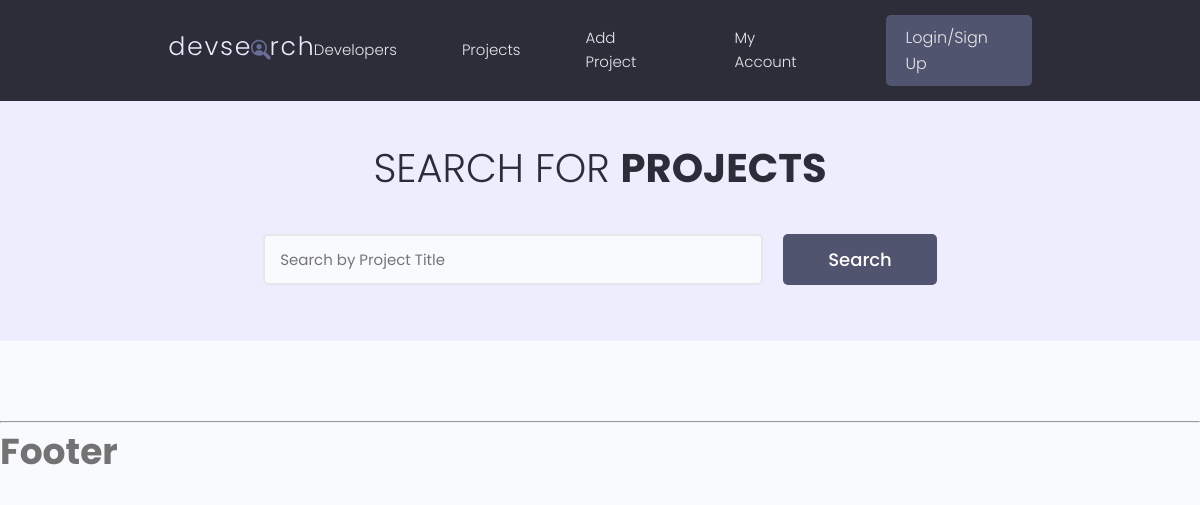
The page /projects/ on the database as committed earlier.
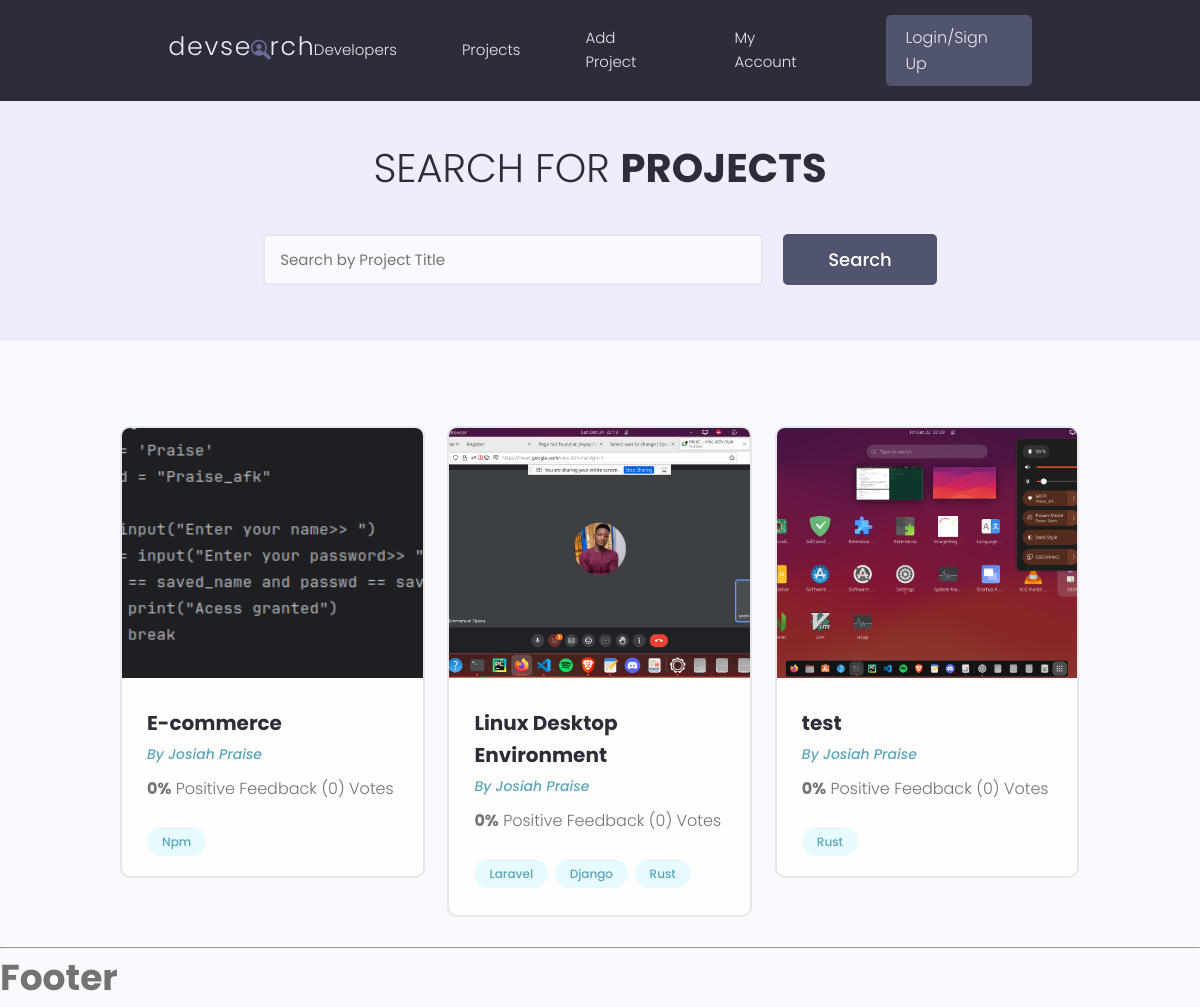
The same page on the database as committed later.
### projects/models.py (models this page shows, shortened)
class Project(models.Model):
    title = models.CharField(max_length=200)
    description = models.TextField(blank=True, null=True)
    demo_link = models.URLField(max_length=2000, null=True, blank=True)
    source_link = models.URLField(max_length=2000, null=True, blank=True)
    tags = models.ManyToManyField('Tag')
    vote_total = models.IntegerField(default=0, null=True, blank=True)
    vote_ratio = models.IntegerField(default=0, null=True, blank=True)
    image = models.ImageField(upload_to= 'project_photos', default='default.png', blank=True, null=True)
    created = models.DateTimeField(auto_now_add=True)
    id = models.UUIDField(default=uuid.uuid4, editable=False, unique=True, primary_key=True)
    def get_absolute_url(self):
        return reverse("projects:project_detail", kwargs={"pk": self.id})

class Tag(models.Model):
    name = models.CharField(max_length=200)
    created = models.DateTimeField(auto_now_add=True)
    id = models.UUIDField(default=uuid.uuid4, unique=True, editable=False, primary_key=True)
    def __str__(self):
        return self.name

### projects/views.py (the view)
# urls.py: path("", views.ProjectListView.as_view(), name='project_list'),
class ProjectListView(ListView):
    model = Project
    context_object_name = 'projects'
    def get_queryset(self) -> QuerySet[Any]:
        return Project.objects.all().order_by('created')

### projects/templates/projects/project_list.html (shortened to what this page needs)
{% extends 'main.html' %}
{% block content %}
<main class="projects">
    <section class="hero-section text-center">
        <div class="container container--narrow">
            <div class="hero-section__box">
                <h2>Search for <span>Projects</span></h2>
            </div>
            <div class="hero-section__search">
                <form id='searchForm' class="form" action="" method="get">
                    <div class="form__field">
                        <input class="input input--text" id="formInput#search" type="text" name="search_query"
                            placeholder="Search by Project Title" value="" />
                    </div>
                    <input class="btn btn--sub btn--lg" type="submit" value="Search" />
                </form>
            </div>
        </div>
    </section>
    <section class="projectsList">
        <div class="container">
            <div class="grid grid--three">
                {% for project in projects %}
                <div class="column">
                    <div class="card project">
                        <a href="{{project.get_absolute_url}}" class="project">
                            <img class="project__thumbnail" src="{{project.image.url}}" alt="project thumbnail" />
                            <div class="card__body">
                                <h3 class="project__title">{{project.title}}</h3>
                                <p><a class="project__author" href="">By Josiah Praise
                                        </a>
                                </p>
                                <p class="project--rating">
                                    <span style="font-weight: bold;">{{project.vote_ratio}}%</span> Positive
                                    Feedback ({{project.vote_total}}) Vote{{project.vote_total|pluralize:"s"}}
                                </p>
                                <div class="project__tags">
                                    {% for tag in project.tags.all %}
                                    <span class="tag tag--pill tag--main">
                                        <small>{{tag}}</small>
                                    </span>
                                    {% endfor %}
                                </div>
                            </div>
                        </a>
                    </div>
                </div>
                {% endfor %}
            </div>
        </div>
    </section>
</main>
{% endblock content %}

### templates/main.html (shortened to what this page needs)
{% load static %}
<!DOCTYPE html>
<html lang="en">
  <head>
    <link
      rel="stylesheet"
      href="https://cdn.iconmonstr.com/1.3.0/css/iconmonstr-iconic-font.min.css"
    />
    <link rel="stylesheet" href="{% static 'uikit/styles/uikit.css' %}" />
    <link rel="stylesheet" href="{% static 'styles/app.css' %}" />
  </head>
  <body>
    {% include 'navbar.html' %}
    {% block content %}
    {% endblock content %}
    <hr />
    <footer>
      <h2>Footer</h2>
    </footer>
  </body>
</html>

### templates/navbar.html (shortened to what this page needs)
{% load static %}
<header class="header">
    <div class="container container--narrow">
      <a href="{% url 'projects:project_list' %}" class="header__logo">
        <img src="{% static 'images/logo.svg' %}" alt="DevSearch Logo" />
      </a>
      <nav class="header__nav">
        <ul class="header__menu">
          <li class="header__menuItem"><a href="index.html">Developers</a></li>
          <li class="header__menuItem"><a href="projects.html">Projects</a></li>
          <li class="header__menuItem"><a href="{% url 'projects:project_create' %}">Add Project</a></li>
          <li class="header__menuItem"><a href="account.html">My Account</a></li>
          <li class="header__menuItem"><a href="login.html" class="btn btn--sub">Login/Sign Up</a></li>
        </ul>
      </nav>
    </div>
  </header>

### static/styles/app.css (style rules this page uses)
:root { --color-sub: #2d2d39; }
.btn--sub { background-color: var(--color-sub-light); }
.card { border: 2px solid var(--color-light); }
img { width: 100%; }
.header { position: sticky; z-index: 111; background-color: var(--color-sub); padding: 1.5rem 0; }
.header > .container { display: flex; justify-content: space-between; align-items: center; }
.header__logo > img { height: 3.8rem; }
.header__nav > ul { display: inline-flex; align-items: center; list-style: none; gap: 6.5rem; }
.header__menuItem > a { color: var(--color-light); font-weight: 300; }
.hero-section { height: 40vh; display: flex; align-items: center; background-color: var(--color-sub); }
.hero-section__box { margin-bottom: 4rem; }
.hero-section__box > h2, .hero-section__box > h2 > span { font-size: 4rem; color: var(--color-light); line-height: 1.3; text-transform: uppercase; }
.hero-section__box > h2 { font-weight: 300; }
.hero-section__box > h2 > span { font-weight: 700; }
.hero-section__search > .form { display: flex; align-items: center; justify-content: center; gap: 2rem; }
.hero-section__search > .form input.input--text { width: 50rem; }
.project__author { font-size: 1.4rem; font-style: italic; }
.project--rating { margin-bottom: 1.6em; margin-top: .5em; }
.projects > .hero-section { background: var(--color-sub-lighter); height: 30vh; }
.projects .hero-section__box { margin-bottom: 2.5rem; }
.projects .hero-section__box > h2 { color: var(--color-sub); }
.projects .hero-section__box > h2 > span { font-weight: 700; color: var(--color-sub); }
.projectsList { margin-top: 8rem; }
.project__thumbnail { height: 25rem; object-fit: cover; object-position: top center; }
.project__title { font-size: 2rem; font-weight: 700; color: var(--color-sub); }

### static/uikit/styles/modules/_variables.css (style rules this page uses)
:root { --color-main: #5aa5b9; --color-main-light: #e6faff; --color-sub: #3f4156; --color-sub-light: #51546e; --color-sub-lighter: #ededfd; --color-text: #737373; --color-gray: #8b8b8b; --color-light: #e5e7eb; --color-light-gray: #767676; --color-bg: #f8fafd; --color-white: #fffefd; --color-white-light: #f3f3f3; --color-success: #359e64; --color-success-bg: #def8e8; --color-error: #fc4b0b; --color-error-bg: #fff2ee; --font-base: 'Poppins', arial, helvetica, 'Segoe UI', roboto, ubuntu, sans-serif; --font-monospace: 'Fira Code', 'Courier New', courier, monospace; --font-regular: 300; --font-medium: 500; --font-bold: 700; --generic-shadow: 1px 1px 5px #00000010; --generic-transition: all 0.3s ease-in-out; }

### static/uikit/styles/modules/_base.css (style rules this page uses)
* { margin: 0; padding: 0; box-sizing: border-box; text-rendering: optimizeLegibility; color: inherit; font-size: inherit; }
html { font-size: 50%; }
@media only screen and (min-width: 480px) { html { font-size: 56.25%; } }
@media only screen and (min-width: 1200px) { html { font-size: 62.5%; } }
body { line-height: 1.6; font-weight: 400; font-size: 1.5rem; color: var(--color-text); background-color: var(--color-bg); min-height: 100vh; }

### static/uikit/styles/modules/_typography.css (style rules this page uses)
* { font-family: var(--font-base); }
h2 { font-size: 3.6rem; font-weight: var(--font-bold); }
h3 { font-size: 3.2rem; font-weight: var(--font-medium); }
p, span, strong { font-size: 1.6rem; color: var(--color-text); font-weight: var(--font-regular); }
a { padding-bottom: 2px; text-decoration: none; display: inline-block; color: var(--color-main); font-weight: var(--font-medium); }

### static/uikit/styles/modules/_utilities.css (style rules this page uses)
.container { width: 92%; max-width: 165rem; margin: 0 auto; box-sizing: border-box; }
.container--narrow { width: 92%; max-width: 120rem; }
@media screen and (min-width: 1000px) { .container { width: 90%; } }
@media screen and (min-width: 1000px) { .container--narrow { width: 85%; } }
@media screen and (min-width: 1200px) { .container { width: 80%; } }
@media screen and (min-width: 1200px) { .container--narrow { width: 72%; } }
.text-center { text-align: center; }

### static/uikit/styles/modules/_button.css (style rules this page uses)
.btn { display: inline-block; position: relative; cursor: pointer; background-color: var(--color-light); font-weight: var(--font-medium); color: var(--color-sub); text-decoration: none; padding: 1rem 2rem; border-radius: 0.5rem; border: none; width: -webkit-fit-content; width: -moz-fit-content; width: fit-content; height: -webkit-fit-content; height: -moz-fit-content; height: fit-content; font-size: 1.6rem; outline-width: 0; outline-color: transparent; -webkit-backface-visibility: hidden; backface-visibility: hidden; transition: all 0.3s ease-in-out; }
.btn--sub { background-color: var(--color-sub); color: var(--color-white); }
.btn--lg { font-size: 1.8rem; padding: 1.2rem 4.5rem; }

Rows that differ between the two databases and show on the page:
added Project: image (picture), title "E-commerce", vote_ratio "0", vote_total "0"
now on this page (row unchanged): Tag: name "Npm", shown under "E-commerce"
added Project: image (picture), title "Linux Desktop Environment", vote_ratio "0", vote_total "0"
now on this page (row unchanged): Tag: name "Laravel", shown under "Linux Desktop Environment"
now on this page (row unchanged): Tag: name "Django", shown under "Linux Desktop Environment"
now on this page (row unchanged): Tag: name "Rust"
added Project: image (placeholder picture), title "test", vote_ratio "0", vote_total "0"
